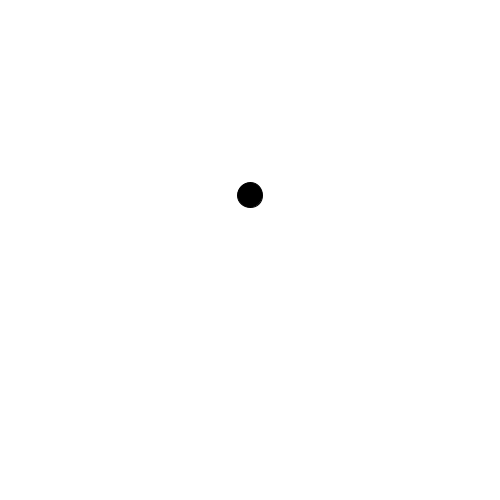
Frame 1 (no input)
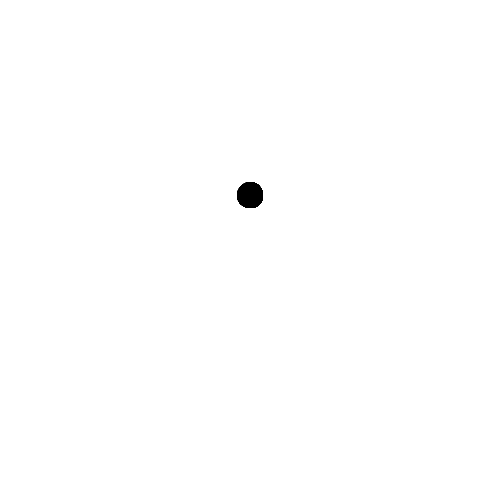
Frame 60 (the mouse pressed at the canvas centre just before this capture)
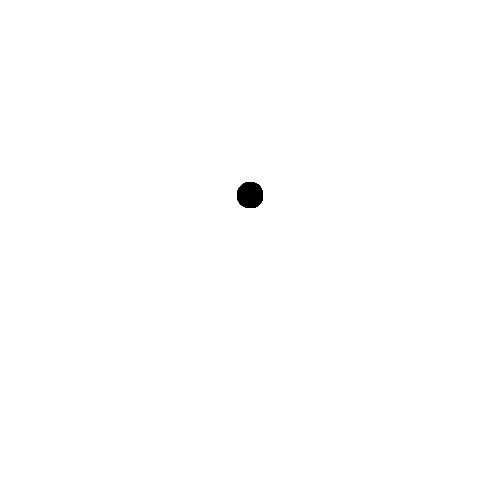
Frame 120 (the mouse held since frame 60 and released just before this capture)

The Processing sketch that drew these frames (run headless with seeded random() and noise(); from frame 60 on, the mouse is pressed at the canvas centre):

// Processing sketch: processing_115270
// ── processing_115270.pde

void setup(){
 size(500,500); 
 frameRate(60);
 background(255,255,255);
}

float cx = 250;
float cy = 195;

short ra = 25;
int ra2 = 0;

float dist = sqrt((mouseX-cx)*(mouseX-cx)+(mouseY-cy)*(mouseY-cy));

short point = 0;

void draw()
{
  stroke(0,0,0);
  fill(0,0,0);
  ellipse(cx,cy,ra,ra);
  dist = sqrt((cx-mouseX)*(cx-mouseX)+(cy-mouseY)*(cy-mouseY));
 
 //Inde i cirkelen.
 if (dist < ra){
   ellipse(cx,cy,ra+10,ra+10);
   ra2 = ra2 + 5;
   point += 1;
   
 }
 
 if (dist < ra+5+ra2) {
   fill(255,255,255);
   stroke(255,255,255);
   ellipse(cx,cy,ra+5,ra+5);
   cx = random(25,475);
   cy = random(25,475);
   fill(0,0,0);
   stroke(0,0,0);
   ellipse(cx,cy,ra,ra); 
  }

}
